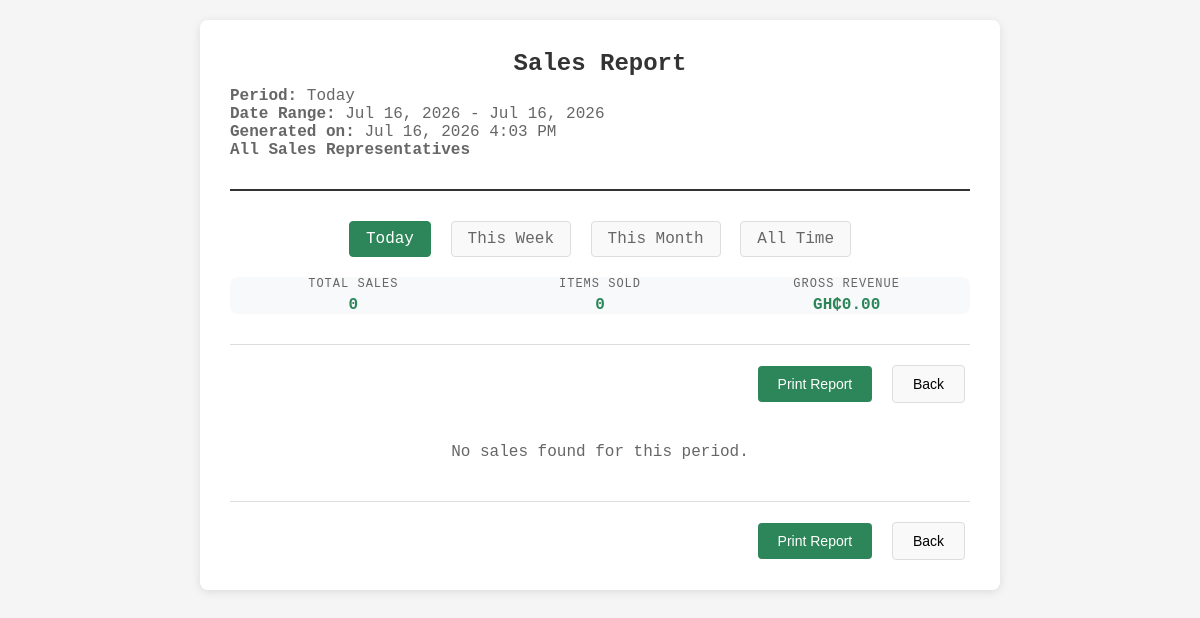
The page /sales_report.php (signed in) on the database as committed earlier.
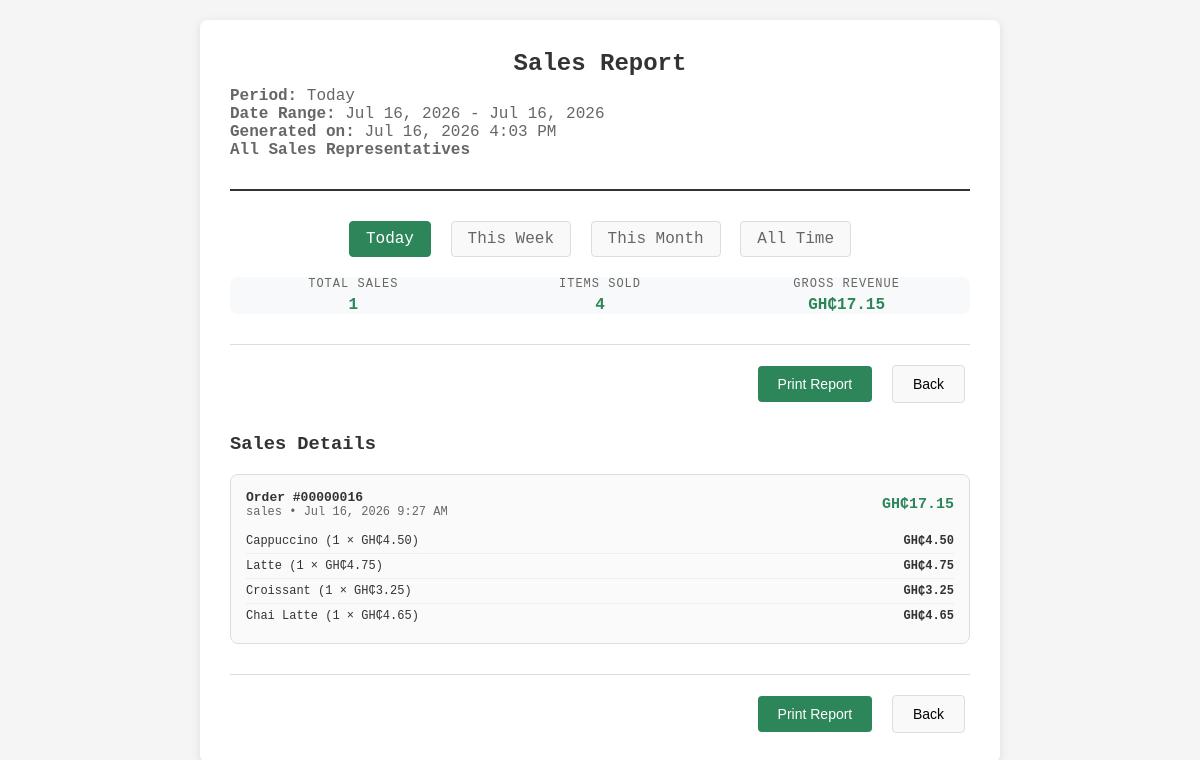
The same page on the database as committed later.
### tables this page shows
CREATE TABLE order_items (
            id INTEGER PRIMARY KEY,
            order_id INTEGER NOT NULL,
            product_id INTEGER NOT NULL,
            name TEXT NOT NULL,
            price REAL NOT NULL,
            quantity INTEGER NOT NULL,
            subtotal REAL NOT NULL,
            FOREIGN KEY(order_id) REFERENCES orders(id)
        );

### inc/functions.php (called while the page is built, shortened)
<?php
function current_user() {
    return $_SESSION['user'] ?? null;
}

### sales_report.php (the view, shortened to what this page needs)
<?php
require_once __DIR__ . '/inc/functions.php';
$user = current_user();
$period = $_GET['period'] ?? 'day';
$periods = ['day' => 'Today', 'week' => 'This Week', 'month' => 'This Month', 'all' => 'All Time'];
$now = new DateTime();
$startDate = clone $now;
$endDate = clone $now;
switch ($period) {
    case 'day':
        $startDate->setTime(0, 0, 0);
        $endDate->setTime(23, 59, 59);
        break;
}
$db = get_database();
if ($period === 'all') {
    $query = 'SELECT oi.id, oi.order_id, oi.product_id, oi.name, oi.price, oi.quantity, oi.subtotal,
                     o.username, o.total, o.created_at, o.status,
                     r.return_status, r.receipt_content
              FROM order_items oi
              JOIN orders o ON o.id = oi.order_id
              LEFT JOIN receipts r ON r.order_id = o.id';
} else {
    $query = 'SELECT oi.id, oi.order_id, oi.product_id, oi.name, oi.price, oi.quantity, oi.subtotal,
                     o.username, o.total, o.created_at, o.status,
                     r.return_status, r.receipt_content
              FROM order_items oi
              JOIN orders o ON o.id = oi.order_id
              LEFT JOIN receipts r ON r.order_id = o.id
              WHERE o.created_at >= :start_date AND o.created_at <= :end_date';
}
$query .= ' ORDER BY o.created_at DESC';
$stmt = $db->prepare($query);
if ($period !== 'all') {
    $stmt->bindValue(':start_date', $startDate->format('c'));
    $stmt->bindValue(':end_date', $endDate->format('c'));
}
$stmt->execute();
$salesData = $stmt->fetchAll(PDO::FETCH_ASSOC);
$groupedSales = [];
foreach ($salesData as $item) {
    $orderId = $item['order_id'];
    if (!isset($groupedSales[$orderId])) {
        $groupedSales[$orderId] = [
            'order_id' => $orderId,
            'username' => $item['username'],
            'total' => $item['total'],
            'created_at' => $item['created_at'],
            'status' => $item['status'],
            'return_status' => $item['return_status'],
            'receipt_content' => $item['receipt_content'],
            'items' => []
        ];
    }
    $groupedSales[$orderId]['items'][] = $item;
}
$totalSales = count($groupedSales);
$totalRevenue = 0;
$totalItems = 0;
foreach ($groupedSales as $order) {
    $totalRevenue += $order['total'];
    $totalItems += count($order['items']);
}
?>
<!DOCTYPE html>
<html lang="en">
<head>
</head>
<body>
  <div class="report-container">
    <div class="report-header">
      <h1 class="report-title">Sales Report</h1>
      <div class="report-meta">
        <b>Period:</b> <?php echo $periods[$period]; ?></br>
        <?php if ($period !== 'all'): ?>
        <b>Date Range:</b> <?php echo $startDate->format('M j, Y'); ?> - <?php echo $endDate->format('M j, Y'); ?><br>
        <?php else: ?>
        <b>Date Range:</b> All Time</br>
        <?php endif; ?>
        <b>Generated on: </b><?php echo date('M j, Y g:i A'); ?></br>
        <?php if ($user['role'] === 'admin'): ?>
          <b>All Sales Representatives</b>
        <?php else: ?>
          <b>Sales Rep:</b> <?php echo htmlspecialchars($user['username']); ?>
        <?php endif; ?>
      </div>
    </div>
    <div class="period-selector">
      <a href="?period=day" class="<?php echo $period === 'day' ? 'active' : ''; ?>">Today</a>
      <a href="?period=week" class="<?php echo $period === 'week' ? 'active' : ''; ?>">This Week</a>
      <a href="?period=month" class="<?php echo $period === 'month' ? 'active' : ''; ?>">This Month</a>
      <a href="?period=all" class="<?php echo $period === 'all' ? 'active' : ''; ?>">All Time</a>
    </div>
    <div class="stats-grid">
      <div class="stat-item">
        <div class="stat-label">Total Sales</div>
        <div class="stat-value"><?php echo $totalSales; ?></div>
      </div>
      <div class="stat-item">
        <div class="stat-label">Items Sold</div>
        <div class="stat-value"><?php echo $totalItems; ?></div>
      </div>
      <div class="stat-item">
        <div class="stat-label">Gross Revenue</div>
        <div class="stat-value">GH₵<?php echo number_format($totalRevenue, 2); ?></div>
      </div>
    </div>
    <div class="actions">
      <button class="print-btn" onclick="window.print()">Print Report</button>
      <button onclick="window.history.back()">Back</button>
    </div>
    <?php if (!empty($groupedSales)): ?>
      <div class="sales-list">
        <h3>Sales Details</h3>
        <?php foreach ($groupedSales as $order): ?>
          <div class="sale-item">
            <div class="sale-header">
              <div>
                <div class="sale-id">Order #<?php echo str_pad((string)$order['order_id'], 8, '0', STR_PAD_LEFT); ?></div>
                <div class="sale-meta">
                  <?php echo htmlspecialchars($order['username']); ?> •
                  <?php echo date('M j, Y g:i A', strtotime($order['created_at'])); ?>
                </div>
              </div>
              <div class="sale-total <?php echo $order['return_status'] === 'Returned' ? 'returned' : ''; ?>">
                GH₵<?php echo number_format($order['total'], 2); ?>
              </div>
            </div>
            <div class="sale-items">
              <?php foreach ($order['items'] as $item): ?>
                <div class="item-row">
                  <div class="item-name">
                    <?php echo htmlspecialchars($item['name']); ?> (<?php echo $item['quantity']; ?> × GH₵<?php echo number_format($item['price'], 2); ?>)
                  </div>
                  <div class="item-price">GH₵<?php echo number_format($item['subtotal'], 2); ?></div>
                </div>
              <?php endforeach; ?>
            </div>
          </div>
        <?php endforeach; ?>
      </div>
    <?php else: ?>
      <p style="text-align: center; color: #666; margin: 40px 0;">No sales found for this period.</p>
    <?php endif; ?>
    <div class="actions">
      <button class="print-btn" onclick="window.print()">Print Report</button>
      <button onclick="window.history.back()">Back</button>
    </div>
  </div>
</body>
</html>

### sales_report.php (style rules this page uses)
* { box-sizing: border-box; }
body { font-family: 'Courier New', monospace; margin: 0; padding: 20px; background: #f5f5f5; color: #333;center }
.report-container { max-width: 800px; margin: 0 auto; background: white; padding: 30px; border-radius: 8px; box-shadow: 0 2px 10px rgba(0,0,0,0.1); }
.report-header { text-align: center; border-bottom: 2px solid #333; padding-bottom: 20px; margin-bottom: 30px; }
.report-title { font-size: 24px; font-weight: bold; margin: 0; }
.report-meta { margin: 10px 0; color: #666; text-align:justify; }
.stats-grid { display: grid; grid-template-columns: repeat(auto-fit, minmax(150px, 1fr)); background: #f8f9fa; border-radius: 8px; }
.stat-item { text-align: center; }
.stat-label { font-size: 12px; color: #666; text-transform: uppercase; letter-spacing: 1px; }
.stat-value { font-size: 16px; font-weight: bold; color: #2d8659; margin-top: 5px; }
.sales-list { margin-top: 30px; }
.sale-item { border: 1px solid #ddd; border-radius: 8px; padding: 15px; margin-bottom: 15px; background: #fafafa; }
.sale-header { display: flex; justify-content: space-between; align-items: center; margin-bottom: 10px; }
.sale-id { font-weight: bold; font-size: 13px; }
.sale-meta { font-size: 12px; color: #666; }
.sale-total { font-size: 15px; font-weight: bold; color: #2d8659; }
.sale-items { margin-top: 10px; }
.item-row { display: flex; justify-content: space-between; padding: 5px 0; border-bottom: 1px solid #eee; }
.item-row:last-child { border-bottom: none; }
.item-name { font-weight: 500; font-size: 12px; }
.item-price { font-weight: bold; font-size: 12px; }
.actions { text-align: end; margin-top: 30px; padding-top: 20px; border-top: 1px solid #ddd; }
button { padding: 10px 20px; border: 1px solid #ddd; border-radius: 4px; background: #f9f9f9; cursor: pointer; font-size: 14px; margin: 0 5px; }
button.print-btn { background: #2d8659; color: white; border: none; }
.period-selector { text-align: center; margin-bottom: 20px; }
.period-selector a { display: inline-block; padding: 8px 16px; margin: 0 5px; text-decoration: none; color: #666; border: 1px solid #ddd; border-radius: 4px; background: #f9f9f9; }
.period-selector a.active { background: #2d8659; color: white; border-color: #2d8659; }

Rows that differ between the two databases and show on the page:
added order_items: name "Cappuccino", quantity "1", price "4.50", subtotal "4.50"
added order_items: name "Latte", quantity "1", price "4.75", subtotal "4.75"
added order_items: name "Croissant", quantity "1", price "3.25", subtotal "3.25"
added order_items: name "Chai Latte", quantity "1", price "4.65", subtotal "4.65"
Other text that changed with them:
$totalSales: "0" → "1"
$totalItems: "0" → "4"
$totalRevenue: "0.00" → "17.15"
text no longer shown: "No sales found for this period."
text now shown: "Sales Details"
new list line: "Order # 00000016 sales • Jul 16, 2026 9:27 AM GH₵ 17.15"
